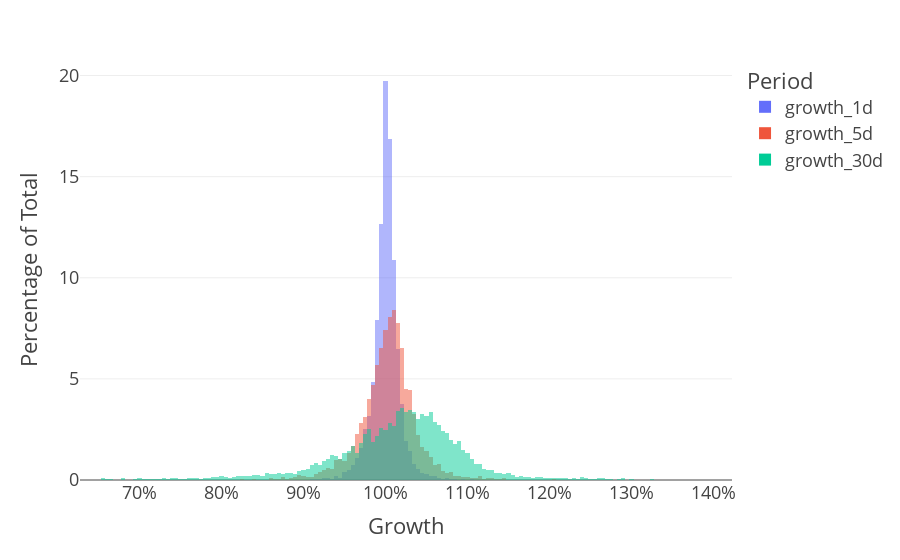

The cell this chart's notebook holds for it:
### Code cell
# Reshaping Data for Plotly
df_melted = df[['growth_1d', 'growth_5d', 'growth_30d']].melt(var_name="Period", value_name="Growth")

# Create Histogram with Percent Formatting
fig = px.histogram(
    df_melted, 
    x="Growth", 
    color="Period", 
    barmode="overlay", 
    nbins=200, 
    histnorm="percent"  # Normalize to percentage
)

# Format Axes
fig.update_layout(
    xaxis=dict(tickformat=".0%"),  # Format x-axis as percentage
    yaxis=dict(title="Percentage of Total", tickformat=".1f%")  # Format y-axis as percentage
)

# Show figure
fig.update_layout(template='presentation')
fig.show()

### Figure 1 — Plotly figure (JSON) as saved in the notebook; plotly's stock layout.template omitted (floating-point values rounded to 4 significant figures; data arrays with more than 128 entries replaced by an {"elided": "..."} marker saying what was removed)
{"data": [{"alignmentgroup": "True", "bingroup": "x", "histnorm": "percent", "hovertemplate": "Period=growth_1d<br>Growth=%{x}<br>percent=%{y}<extra></extra>", "legendgroup": "growth_1d", "marker": {"color": "#636efa", "opacity": 0.5, "pattern": {"shape": ""}}, "name": "growth_1d", "nbinsx": 200, "offsetgroup": "growth_1d", "orientation": "v", "showlegend": true, "type": "histogram", "x": {"elided": "6514 float values"}, "xaxis": "x", "yaxis": "y"}, {"alignmentgroup": "True", "bingroup": "x", "histnorm": "percent", "hovertemplate": "Period=growth_5d<br>Growth=%{x}<br>percent=%{y}<extra></extra>", "legendgroup": "growth_5d", "marker": {"color": "#EF553B", "opacity": 0.5, "pattern": {"shape": ""}}, "name": "growth_5d", "nbinsx": 200, "offsetgroup": "growth_5d", "orientation": "v", "showlegend": true, "type": "histogram", "x": {"elided": "6514 float values"}, "xaxis": "x", "yaxis": "y"}, {"alignmentgroup": "True", "bingroup": "x", "histnorm": "percent", "hovertemplate": "Period=growth_30d<br>Growth=%{x}<br>percent=%{y}<extra></extra>", "legendgroup": "growth_30d", "marker": {"color": "#00cc96", "opacity": 0.5, "pattern": {"shape": ""}}, "name": "growth_30d", "nbinsx": 200, "offsetgroup": "growth_30d", "orientation": "v", "showlegend": true, "type": "histogram", "x": {"elided": "6514 float values"}, "xaxis": "x", "yaxis": "y"}], "layout": {"barmode": "overlay", "legend": {"title": {"text": "Period"}, "tracegroupgap": 0}, "margin": {"t": 60}, "xaxis": {"anchor": "y", "domain": [0, 1], "tickformat": ".0%", "title": {"text": "Growth"}}, "yaxis": {"anchor": "x", "domain": [0, 1], "tickformat": ".1f%", "title": {"text": "Percentage of Total"}}}}
